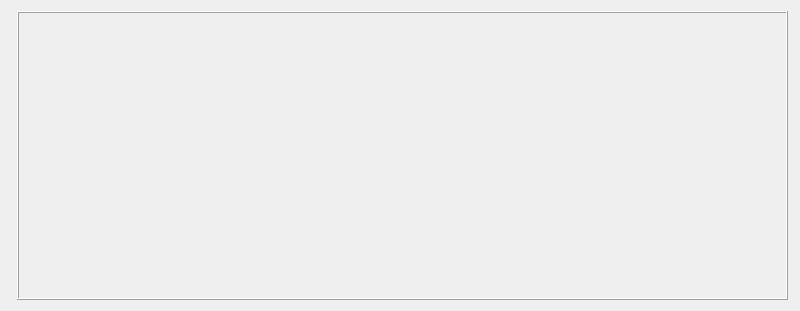
<?xml version="1.0" encoding="UTF-8"?>
<ui version="4.0">
 <class>Gui</class>
 <widget class="QWidget" name="Gui">
  <property name="geometry">
   <rect>
    <x>0</x>
    <y>0</y>
    <width>800</width>
    <height>311</height>
   </rect>
  </property>
  <property name="minimumSize">
   <size>
    <width>800</width>
    <height>0</height>
   </size>
  </property>
  <property name="windowTitle">
   <string>Gui</string>
  </property>
  <layout class="QFormLayout" name="formLayout_2">
   <property name="sizeConstraint">
    <enum>QLayout::SetDefaultConstraint</enum>
   </property>
   <property name="fieldGrowthPolicy">
    <enum>QFormLayout::AllNonFixedFieldsGrow</enum>
   </property>
   <item row="0" column="1">
    <widget class="QFrame" name="frame">
     <property name="sizePolicy">
      <sizepolicy hsizetype="Preferred" vsizetype="Preferred">
       <horstretch>0</horstretch>
       <verstretch>0</verstretch>
      </sizepolicy>
     </property>
     <property name="minimumSize">
      <size>
       <width>771</width>
       <height>289</height>
      </size>
     </property>
     <property name="maximumSize">
      <size>
       <width>771</width>
       <height>289</height>
      </size>
     </property>
     <property name="frameShape">
      <enum>QFrame::Box</enum>
     </property>
     <property name="frameShadow">
      <enum>QFrame::Raised</enum>
     </property>
     <layout class="QVBoxLayout" name="verticalLayout"/>
    </widget>
   </item>
  </layout>
 </widget>
 <resources/>
 <connections/>
</ui>
